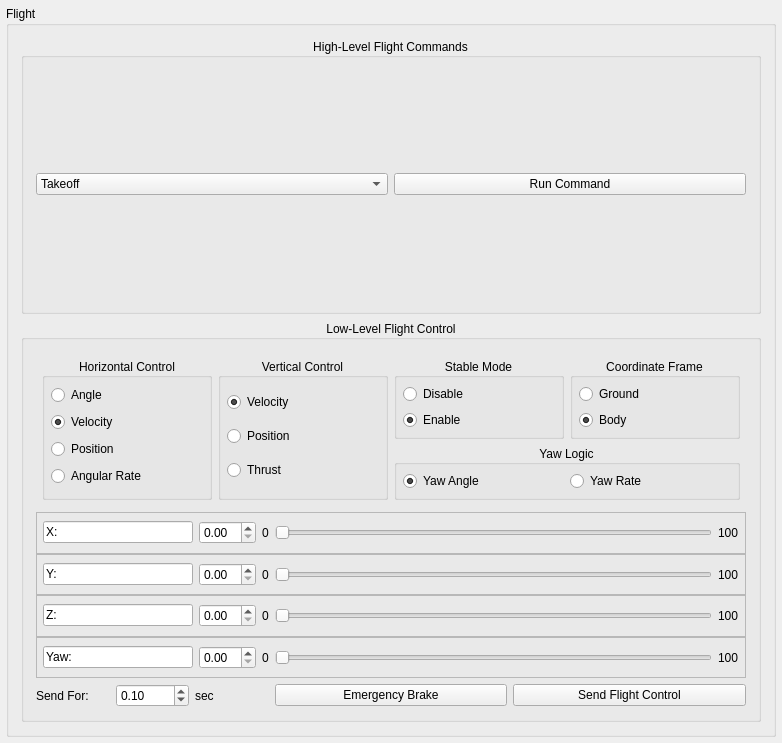
<?xml version="1.0" encoding="UTF-8"?>
<ui version="4.0">
 <class>FlightControlPanel</class>
 <widget class="QWidget" name="FlightControlPanel">
  <property name="geometry">
   <rect>
    <x>0</x>
    <y>0</y>
    <width>782</width>
    <height>743</height>
   </rect>
  </property>
  <property name="maximumSize">
   <size>
    <width>971</width>
    <height>743</height>
   </size>
  </property>
  <property name="windowTitle">
   <string>Form</string>
  </property>
  <layout class="QGridLayout" name="gridLayout_2">
   <property name="leftMargin">
    <number>6</number>
   </property>
   <property name="topMargin">
    <number>6</number>
   </property>
   <property name="rightMargin">
    <number>6</number>
   </property>
   <property name="bottomMargin">
    <number>6</number>
   </property>
   <property name="spacing">
    <number>6</number>
   </property>
   <item row="0" column="0">
    <widget class="QGroupBox" name="groupBox_10">
     <property name="focusPolicy">
      <enum>Qt::ClickFocus</enum>
     </property>
     <property name="title">
      <string>Flight</string>
     </property>
     <layout class="QVBoxLayout" name="verticalLayout_3">
      <property name="spacing">
       <number>6</number>
      </property>
      <property name="leftMargin">
       <number>12</number>
      </property>
      <property name="topMargin">
       <number>12</number>
      </property>
      <property name="rightMargin">
       <number>12</number>
      </property>
      <property name="bottomMargin">
       <number>12</number>
      </property>
      <item>
       <widget class="QGroupBox" name="groupBox4">
        <property name="title">
         <string>High-Level Flight Commands</string>
        </property>
        <property name="alignment">
         <set>Qt::AlignCenter</set>
        </property>
        <layout class="QHBoxLayout" name="horizontalLayout_6">
         <property name="leftMargin">
          <number>12</number>
         </property>
         <property name="topMargin">
          <number>12</number>
         </property>
         <property name="rightMargin">
          <number>12</number>
         </property>
         <property name="bottomMargin">
          <number>12</number>
         </property>
         <item>
          <layout class="QHBoxLayout" name="horizontalLayout">
           <item>
            <widget class="QComboBox" name="cb_command">
             <item>
              <property name="text">
               <string>Takeoff</string>
              </property>
             </item>
             <item>
              <property name="text">
               <string>Land</string>
              </property>
             </item>
             <item>
              <property name="text">
               <string>Go Home</string>
              </property>
             </item>
             <item>
              <property name="text">
               <string>Exit Takeoff</string>
              </property>
             </item>
             <item>
              <property name="text">
               <string>Exit Landing</string>
              </property>
             </item>
             <item>
              <property name="text">
               <string>Exit GoHome</string>
              </property>
             </item>
             <item>
              <property name="text">
               <string>Calibrate Compass</string>
              </property>
             </item>
             <item>
              <property name="text">
               <string>Exit Compass Calibration</string>
              </property>
             </item>
             <item>
              <property name="text">
               <string>Landing Gear Up</string>
              </property>
             </item>
             <item>
              <property name="text">
               <string>Landing Gear Down</string>
              </property>
             </item>
            </widget>
           </item>
           <item>
            <widget class="QPushButton" name="btn_flight_runCommand">
             <property name="text">
              <string>Run Command</string>
             </property>
            </widget>
           </item>
          </layout>
         </item>
        </layout>
       </widget>
      </item>
      <item>
       <widget class="QGroupBox" name="groupBox5">
        <property name="title">
         <string>Low-Level Flight Control</string>
        </property>
        <property name="alignment">
         <set>Qt::AlignCenter</set>
        </property>
        <layout class="QVBoxLayout" name="verticalLayout">
         <property name="spacing">
          <number>6</number>
         </property>
         <property name="leftMargin">
          <number>12</number>
         </property>
         <property name="topMargin">
          <number>12</number>
         </property>
         <property name="rightMargin">
          <number>12</number>
         </property>
         <property name="bottomMargin">
          <number>12</number>
         </property>
         <item>
          <layout class="QGridLayout" name="gridLayout">
           <property name="leftMargin">
            <number>6</number>
           </property>
           <property name="topMargin">
            <number>6</number>
           </property>
           <property name="rightMargin">
            <number>6</number>
           </property>
           <property name="bottomMargin">
            <number>6</number>
           </property>
           <item row="0" column="0" rowspan="2">
            <widget class="QGroupBox" name="horizontalControlBox">
             <property name="minimumSize">
              <size>
               <width>110</width>
               <height>88</height>
              </size>
             </property>
             <property name="maximumSize">
              <size>
               <width>272</width>
               <height>234</height>
              </size>
             </property>
             <property name="title">
              <string>Horizontal Control</string>
             </property>
             <property name="alignment">
              <set>Qt::AlignCenter</set>
             </property>
             <property name="checkable">
              <bool>false</bool>
             </property>
             <layout class="QVBoxLayout" name="verticalLayout_23">
              <property name="spacing">
               <number>6</number>
              </property>
              <property name="leftMargin">
               <number>6</number>
              </property>
              <property name="topMargin">
               <number>6</number>
              </property>
              <property name="rightMargin">
               <number>6</number>
              </property>
              <property name="bottomMargin">
               <number>6</number>
              </property>
              <item>
               <widget class="QRadioButton" name="btr_flight_HLA">
                <property name="minimumSize">
                 <size>
                  <width>0</width>
                  <height>20</height>
                 </size>
                </property>
                <property name="text">
                 <string>Angle</string>
                </property>
                <attribute name="buttonGroup">
                 <string notr="true">buttonGroupHorizontal</string>
                </attribute>
               </widget>
              </item>
              <item>
               <widget class="QRadioButton" name="btr_flight_HLV">
                <property name="minimumSize">
                 <size>
                  <width>0</width>
                  <height>20</height>
                 </size>
                </property>
                <property name="text">
                 <string>Velocity</string>
                </property>
                <property name="checked">
                 <bool>true</bool>
                </property>
                <attribute name="buttonGroup">
                 <string notr="true">buttonGroupHorizontal</string>
                </attribute>
               </widget>
              </item>
              <item>
               <widget class="QRadioButton" name="btr_flight_HLP">
                <property name="minimumSize">
                 <size>
                  <width>0</width>
                  <height>20</height>
                 </size>
                </property>
                <property name="text">
                 <string>Position</string>
                </property>
                <attribute name="buttonGroup">
                 <string notr="true">buttonGroupHorizontal</string>
                </attribute>
               </widget>
              </item>
              <item>
               <widget class="QRadioButton" name="btr_flight_HLW">
                <property name="minimumSize">
                 <size>
                  <width>0</width>
                  <height>20</height>
                 </size>
                </property>
                <property name="text">
                 <string>Angular Rate</string>
                </property>
                <property name="checked">
                 <bool>false</bool>
                </property>
                <attribute name="buttonGroup">
                 <string notr="true">buttonGroupHorizontal</string>
                </attribute>
               </widget>
              </item>
             </layout>
            </widget>
           </item>
           <item row="0" column="1" rowspan="2">
            <widget class="QGroupBox" name="verticalControlBox">
             <property name="minimumSize">
              <size>
               <width>112</width>
               <height>88</height>
              </size>
             </property>
             <property name="maximumSize">
              <size>
               <width>271</width>
               <height>229</height>
              </size>
             </property>
             <property name="title">
              <string>Vertical Control</string>
             </property>
             <property name="alignment">
              <set>Qt::AlignCenter</set>
             </property>
             <layout class="QVBoxLayout" name="verticalLayout_24">
              <property name="spacing">
               <number>6</number>
              </property>
              <property name="leftMargin">
               <number>6</number>
              </property>
              <property name="topMargin">
               <number>6</number>
              </property>
              <property name="rightMargin">
               <number>6</number>
              </property>
              <property name="bottomMargin">
               <number>6</number>
              </property>
              <item>
               <widget class="QRadioButton" name="btr_flight_VLV">
                <property name="minimumSize">
                 <size>
                  <width>0</width>
                  <height>20</height>
                 </size>
                </property>
                <property name="text">
                 <string>Velocity</string>
                </property>
                <property name="checked">
                 <bool>true</bool>
                </property>
                <attribute name="buttonGroup">
                 <string notr="true">buttonGroupVertical</string>
                </attribute>
               </widget>
              </item>
              <item>
               <widget class="QRadioButton" name="btr_flight_VLP">
                <property name="minimumSize">
                 <size>
                  <width>0</width>
                  <height>20</height>
                 </size>
                </property>
                <property name="text">
                 <string>Position</string>
                </property>
                <property name="checked">
                 <bool>false</bool>
                </property>
                <attribute name="buttonGroup">
                 <string notr="true">buttonGroupVertical</string>
                </attribute>
               </widget>
              </item>
              <item>
               <widget class="QRadioButton" name="btr_flight_VLT">
                <property name="minimumSize">
                 <size>
                  <width>0</width>
                  <height>20</height>
                 </size>
                </property>
                <property name="text">
                 <string>Thrust</string>
                </property>
                <attribute name="buttonGroup">
                 <string notr="true">buttonGroupVertical</string>
                </attribute>
               </widget>
              </item>
             </layout>
            </widget>
           </item>
           <item row="0" column="2">
            <widget class="QGroupBox" name="groupBox9">
             <property name="minimumSize">
              <size>
               <width>110</width>
               <height>62</height>
              </size>
             </property>
             <property name="maximumSize">
              <size>
               <width>272</width>
               <height>140</height>
              </size>
             </property>
             <property name="title">
              <string>Stable Mode</string>
             </property>
             <property name="alignment">
              <set>Qt::AlignCenter</set>
             </property>
             <layout class="QVBoxLayout" name="verticalLayout_2">
              <property name="spacing">
               <number>6</number>
              </property>
              <property name="leftMargin">
               <number>6</number>
              </property>
              <property name="topMargin">
               <number>6</number>
              </property>
              <property name="rightMargin">
               <number>6</number>
              </property>
              <property name="bottomMargin">
               <number>6</number>
              </property>
              <item>
               <widget class="QRadioButton" name="btr_flight_SMD">
                <property name="minimumSize">
                 <size>
                  <width>0</width>
                  <height>20</height>
                 </size>
                </property>
                <property name="text">
                 <string>Disable</string>
                </property>
                <attribute name="buttonGroup">
                 <string notr="true">buttonGroupStable</string>
                </attribute>
               </widget>
              </item>
              <item>
               <widget class="QRadioButton" name="btr_flight_SME">
                <property name="minimumSize">
                 <size>
                  <width>0</width>
                  <height>20</height>
                 </size>
                </property>
                <property name="text">
                 <string>Enable</string>
                </property>
                <property name="checked">
                 <bool>true</bool>
                </property>
                <attribute name="buttonGroup">
                 <string notr="true">buttonGroupStable</string>
                </attribute>
               </widget>
              </item>
             </layout>
            </widget>
           </item>
           <item row="0" column="3">
            <widget class="QGroupBox" name="groupBox7">
             <property name="minimumSize">
              <size>
               <width>110</width>
               <height>62</height>
              </size>
             </property>
             <property name="maximumSize">
              <size>
               <width>271</width>
               <height>140</height>
              </size>
             </property>
             <property name="title">
              <string>Coordinate Frame</string>
             </property>
             <property name="alignment">
              <set>Qt::AlignCenter</set>
             </property>
             <layout class="QVBoxLayout" name="verticalLayout_26">
              <property name="spacing">
               <number>6</number>
              </property>
              <property name="leftMargin">
               <number>6</number>
              </property>
              <property name="topMargin">
               <number>6</number>
              </property>
              <property name="rightMargin">
               <number>6</number>
              </property>
              <property name="bottomMargin">
               <number>6</number>
              </property>
              <item>
               <widget class="QRadioButton" name="btr_flight_CLG">
                <property name="minimumSize">
                 <size>
                  <width>0</width>
                  <height>20</height>
                 </size>
                </property>
                <property name="text">
                 <string>Ground</string>
                </property>
                <attribute name="buttonGroup">
                 <string notr="true">buttonGroupFrame</string>
                </attribute>
               </widget>
              </item>
              <item>
               <widget class="QRadioButton" name="btr_flight_CLB">
                <property name="minimumSize">
                 <size>
                  <width>0</width>
                  <height>20</height>
                 </size>
                </property>
                <property name="text">
                 <string>Body</string>
                </property>
                <property name="checked">
                 <bool>true</bool>
                </property>
                <attribute name="buttonGroup">
                 <string notr="true">buttonGroupFrame</string>
                </attribute>
               </widget>
              </item>
             </layout>
            </widget>
           </item>
           <item row="1" column="2" colspan="2">
            <widget class="QGroupBox" name="yawBox">
             <property name="maximumSize">
              <size>
               <width>555</width>
               <height>600</height>
              </size>
             </property>
             <property name="title">
              <string>Yaw Logic</string>
             </property>
             <property name="alignment">
              <set>Qt::AlignCenter</set>
             </property>
             <layout class="QHBoxLayout" name="horizontalLayout_2">
              <property name="spacing">
               <number>6</number>
              </property>
              <property name="leftMargin">
               <number>6</number>
              </property>
              <property name="topMargin">
               <number>6</number>
              </property>
              <property name="rightMargin">
               <number>6</number>
              </property>
              <property name="bottomMargin">
               <number>6</number>
              </property>
              <item>
               <widget class="QRadioButton" name="yawAngleButton">
                <property name="text">
                 <string>Yaw Angle</string>
                </property>
                <property name="checked">
                 <bool>true</bool>
                </property>
                <attribute name="buttonGroup">
                 <string notr="true">buttonGroupYaw</string>
                </attribute>
               </widget>
              </item>
              <item>
               <widget class="QRadioButton" name="yawRateButton">
                <property name="text">
                 <string>Yaw Rate</string>
                </property>
                <attribute name="buttonGroup">
                 <string notr="true">buttonGroupYaw</string>
                </attribute>
               </widget>
              </item>
             </layout>
            </widget>
           </item>
          </layout>
         </item>
         <item>
          <layout class="QVBoxLayout" name="ControlValues">
           <property name="spacing">
            <number>0</number>
           </property>
           <property name="sizeConstraint">
            <enum>QLayout::SetDefaultConstraint</enum>
           </property>
           <item>
            <widget class="QFrame" name="xControlValues">
             <property name="minimumSize">
              <size>
               <width>436</width>
               <height>42</height>
              </size>
             </property>
             <property name="frameShape">
              <enum>QFrame::StyledPanel</enum>
             </property>
             <property name="frameShadow">
              <enum>QFrame::Raised</enum>
             </property>
             <layout class="QGridLayout" name="gridLayout_3">
              <property name="leftMargin">
               <number>6</number>
              </property>
              <property name="topMargin">
               <number>6</number>
              </property>
              <property name="rightMargin">
               <number>6</number>
              </property>
              <property name="bottomMargin">
               <number>6</number>
              </property>
              <property name="spacing">
               <number>6</number>
              </property>
              <item row="0" column="4">
               <widget class="QLabel" name="xControlMax">
                <property name="text">
                 <string>100</string>
                </property>
               </widget>
              </item>
              <item row="0" column="0">
               <widget class="QLineEdit" name="xControlModeText">
                <property name="sizePolicy">
                 <sizepolicy hsizetype="Expanding" vsizetype="Fixed">
                  <horstretch>0</horstretch>
                  <verstretch>0</verstretch>
                 </sizepolicy>
                </property>
                <property name="maximumSize">
                 <size>
                  <width>150</width>
                  <height>16777215</height>
                 </size>
                </property>
                <property name="text">
                 <string>X:</string>
                </property>
               </widget>
              </item>
              <item row="0" column="2">
               <widget class="QLabel" name="xControlMin">
                <property name="text">
                 <string>0</string>
                </property>
               </widget>
              </item>
              <item row="0" column="3">
               <widget class="QSlider" name="xControlSlider">
                <property name="minimumSize">
                 <size>
                  <width>200</width>
                  <height>0</height>
                 </size>
                </property>
                <property name="orientation">
                 <enum>Qt::Horizontal</enum>
                </property>
               </widget>
              </item>
              <item row="0" column="1">
               <widget class="QDoubleSpinBox" name="xControlSpinBox"/>
              </item>
             </layout>
             <zorder>xControlSlider</zorder>
             <zorder>xControlModeText</zorder>
             <zorder>xControlMin</zorder>
             <zorder>xControlMax</zorder>
             <zorder>xControlSpinBox</zorder>
            </widget>
           </item>
           <item>
            <widget class="QFrame" name="yControlValues">
             <property name="minimumSize">
              <size>
               <width>0</width>
               <height>41</height>
              </size>
             </property>
             <property name="frameShape">
              <enum>QFrame::StyledPanel</enum>
             </property>
             <property name="frameShadow">
              <enum>QFrame::Raised</enum>
             </property>
             <layout class="QGridLayout" name="gridLayout_4">
              <property name="leftMargin">
               <number>6</number>
              </property>
              <property name="topMargin">
               <number>6</number>
              </property>
              <property name="rightMargin">
               <number>6</number>
              </property>
              <property name="bottomMargin">
               <number>6</number>
              </property>
              <property name="spacing">
               <number>6</number>
              </property>
              <item row="0" column="2">
               <widget class="QLabel" name="yControlMin">
                <property name="text">
                 <string>0</string>
                </property>
               </widget>
              </item>
              <item row="0" column="3">
               <widget class="QSlider" name="yControlSlider">
                <property name="minimumSize">
                 <size>
                  <width>200</width>
                  <height>0</height>
                 </size>
                </property>
                <property name="orientation">
                 <enum>Qt::Horizontal</enum>
                </property>
               </widget>
              </item>
              <item row="0" column="4">
               <widget class="QLabel" name="yControlMax">
                <property name="text">
                 <string>100</string>
                </property>
               </widget>
              </item>
              <item row="0" column="0">
               <widget class="QLineEdit" name="yControlModeText">
                <property name="maximumSize">
                 <size>
                  <width>150</width>
                  <height>16777215</height>
                 </size>
                </property>
                <property name="text">
                 <string>Y:</string>
                </property>
               </widget>
              </item>
              <item row="0" column="1">
               <widget class="QDoubleSpinBox" name="yControlSpinBox"/>
              </item>
             </layout>
            </widget>
           </item>
           <item>
            <widget class="QFrame" name="zControlValues">
             <property name="minimumSize">
              <size>
               <width>0</width>
               <height>42</height>
              </size>
             </property>
             <property name="frameShape">
              <enum>QFrame::StyledPanel</enum>
             </property>
             <property name="frameShadow">
              <enum>QFrame::Raised</enum>
             </property>
             <layout class="QGridLayout" name="gridLayout_5">
              <property name="leftMargin">
               <number>6</number>
              </property>
              <property name="topMargin">
               <number>6</number>
              </property>
              <property name="rightMargin">
               <number>6</number>
              </property>
              <property name="bottomMargin">
               <number>6</number>
              </property>
              <property name="spacing">
               <number>6</number>
              </property>
              <item row="0" column="0">
               <widget class="QLineEdit" name="zControlModeText">
                <property name="maximumSize">
                 <size>
                  <width>150</width>
                  <height>16777215</height>
                 </size>
                </property>
                <property name="text">
                 <string>Z:</string>
                </property>
               </widget>
              </item>
              <item row="0" column="2">
               <widget class="QLabel" name="zControlMin">
                <property name="text">
                 <string>0</string>
                </property>
               </widget>
              </item>
              <item row="0" column="3">
               <widget class="QSlider" name="zControlSlider">
                <property name="minimumSize">
                 <size>
                  <width>200</width>
                  <height>0</height>
                 </size>
                </property>
                <property name="orientation">
                 <enum>Qt::Horizontal</enum>
                </property>
               </widget>
              </item>
              <item row="0" column="4">
               <widget class="QLabel" name="zControlMax">
                <property name="text">
                 <string>100</string>
                </property>
               </widget>
              </item>
              <item row="0" column="1">
               <widget class="QDoubleSpinBox" name="zControlSpinBox"/>
              </item>
             </layout>
            </widget>
           </item>
           <item>
            <widget class="QFrame" name="yawControlValues">
             <property name="minimumSize">
              <size>
               <width>0</width>
               <height>41</height>
              </size>
             </property>
             <property name="frameShape">
              <enum>QFrame::StyledPanel</enum>
             </property>
             <property name="frameShadow">
              <enum>QFrame::Raised</enum>
             </property>
             <layout class="QGridLayout" name="gridLayout_6">
              <property name="leftMargin">
               <number>6</number>
              </property>
              <property name="topMargin">
               <number>6</number>
              </property>
              <property name="rightMargin">
               <number>6</number>
              </property>
              <property name="bottomMargin">
               <number>6</number>
              </property>
              <property name="spacing">
               <number>6</number>
              </property>
              <item row="0" column="0">
               <widget class="QLineEdit" name="yawControlModeText">
                <property name="maximumSize">
                 <size>
                  <width>150</width>
                  <height>16777215</height>
                 </size>
                </property>
                <property name="text">
                 <string>Yaw:</string>
                </property>
               </widget>
              </item>
              <item row="0" column="2">
               <widget class="QLabel" name="yawControlMin">
                <property name="text">
                 <string>0</string>
                </property>
               </widget>
              </item>
              <item row="0" column="3">
               <widget class="QSlider" name="yawControlSlider">
                <property name="minimumSize">
                 <size>
                  <width>200</width>
                  <height>0</height>
                 </size>
                </property>
                <property name="orientation">
                 <enum>Qt::Horizontal</enum>
                </property>
               </widget>
              </item>
              <item row="0" column="4">
               <widget class="QLabel" name="yawControlMax">
                <property name="text">
                 <string>100</string>
                </property>
               </widget>
              </item>
              <item row="0" column="1">
               <widget class="QDoubleSpinBox" name="yawControlSpinBox"/>
              </item>
             </layout>
            </widget>
           </item>
          </layout>
         </item>
         <item>
          <layout class="QHBoxLayout" name="horizontalLayout_4">
           <item>
            <layout class="QHBoxLayout" name="horizontalLayout_3">
             <property name="spacing">
              <number>6</number>
             </property>
             <item>
              <widget class="QLabel" name="label_2">
               <property name="minimumSize">
                <size>
                 <width>0</width>
                 <height>0</height>
                </size>
               </property>
               <property name="text">
                <string>Send For:</string>
               </property>
              </widget>
             </item>
             <item>
              <widget class="QDoubleSpinBox" name="durationSpinBox">
               <property name="singleStep">
                <double>0.100000000000000</double>
               </property>
               <property name="value">
                <double>0.100000000000000</double>
               </property>
              </widget>
             </item>
             <item>
              <widget class="QLabel" name="label">
               <property name="text">
                <string>sec</string>
               </property>
              </widget>
             </item>
            </layout>
           </item>
           <item>
            <widget class="QPushButton" name="btn_flight_arm">
             <property name="text">
              <string>Emergency Brake</string>
             </property>
             <property name="checkable">
              <bool>true</bool>
             </property>
            </widget>
           </item>
           <item>
            <widget class="QPushButton" name="btn_flight_send">
             <property name="text">
              <string>Send Flight Control</string>
             </property>
             <property name="shortcut">
              <string>P</string>
             </property>
            </widget>
           </item>
          </layout>
         </item>
        </layout>
       </widget>
      </item>
     </layout>
    </widget>
   </item>
  </layout>
 </widget>
 <resources/>
 <connections/>
 <buttongroups>
  <buttongroup name="buttonGroupYaw"/>
  <buttongroup name="buttonGroupHorizontal"/>
  <buttongroup name="buttonGroupStable"/>
  <buttongroup name="buttonGroupVertical"/>
  <buttongroup name="buttonGroupFrame"/>
 </buttongroups>
</ui>
